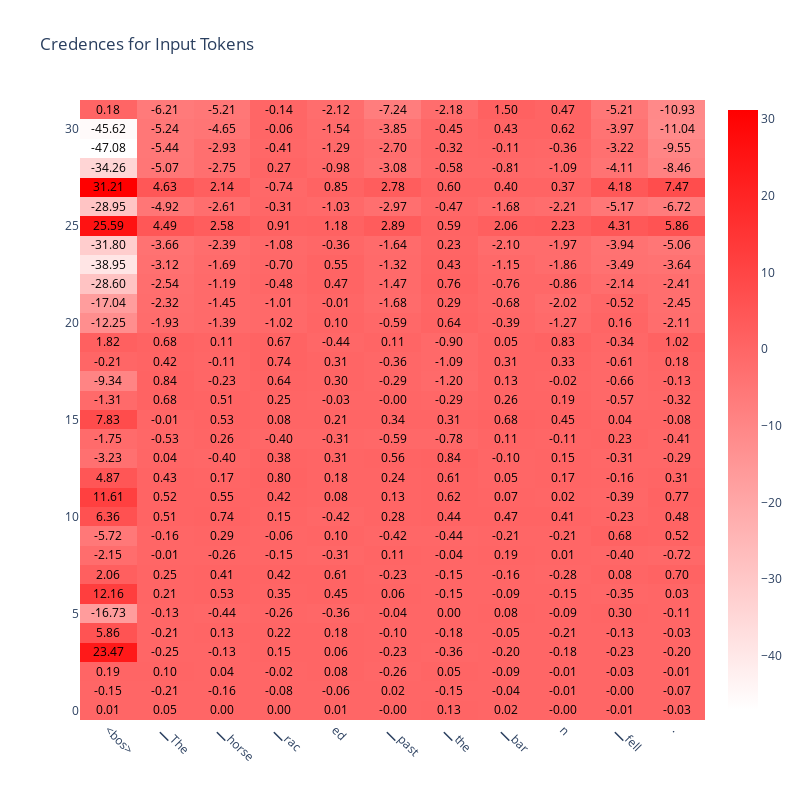

Notebook code cell kept with this figure:
### Code cell
import plotly.graph_objs as go
import plotly.io as pio
import torch
from IPython.display import HTML
from plotly.offline import init_notebook_mode, iplot
init_notebook_mode(connected=True)

# Create color scale for heatmap
color_scale = [[0, '#FFFFFF'], [1, '#FF0000']] # white to red

# Convert tensor to numpy array and detach gradients
credences = result.detach().numpy()

padded_text = np.array([[" " * 2 + "{:.2f}".format(value) + " " * 2 for value in row] for row in credences])

# Create plotly heatmap
heatmap = go.Heatmap(
    z=credences, 
    colorscale=color_scale,
    text=padded_text,  # Set the text to be equal to z
    texttemplate="%{text}", 
    textfont=dict(color='black', size=12),  # Set the text color and size
)

# Create plot layout
layout = go.Layout(title='Credences for Input Tokens',
                width=800,  # Set the width of the plot
                height=800,  # Set the height of the plot
                   xaxis=dict(tickvals=list(range(len(input_tokens))),
                              ticktext=input_tokens,
                              tickangle=45))

# Create plotly figure
fig = go.Figure(data=[heatmap], layout=layout)
# fig = fig.update_traces(text=input_tokens, texttemplate="%{text}", hovertemplate=None)

# Display plotly figure
iplot(fig)

### Figure 1 — Plotly figure (JSON) as saved in the notebook; plotly's stock layout.template omitted (floating-point values rounded to 4 significant figures; data arrays with more than 128 entries replaced by an {"elided": "..."} marker saying what was removed)
{"data": [{"colorscale": [[0, "#FFFFFF"], [1, "#FF0000"]], "text": {"elided": "32x11 str values"}, "textfont": {"color": "black", "size": 12}, "texttemplate": "%{text}", "type": "heatmap", "z": {"elided": "32x11 float values"}}], "layout": {"height": 800, "title": {"text": "Credences for Input Tokens"}, "width": 800, "xaxis": {"tickangle": 45, "ticktext": ["<bos>", "▁The", "▁horse", "▁rac", "ed", "▁past", "▁the", "▁bar", "n", "▁fell", "."], "tickvals": [0, 1, 2, 3, 4, 5, 6, 7, 8, 9, 10]}}}
